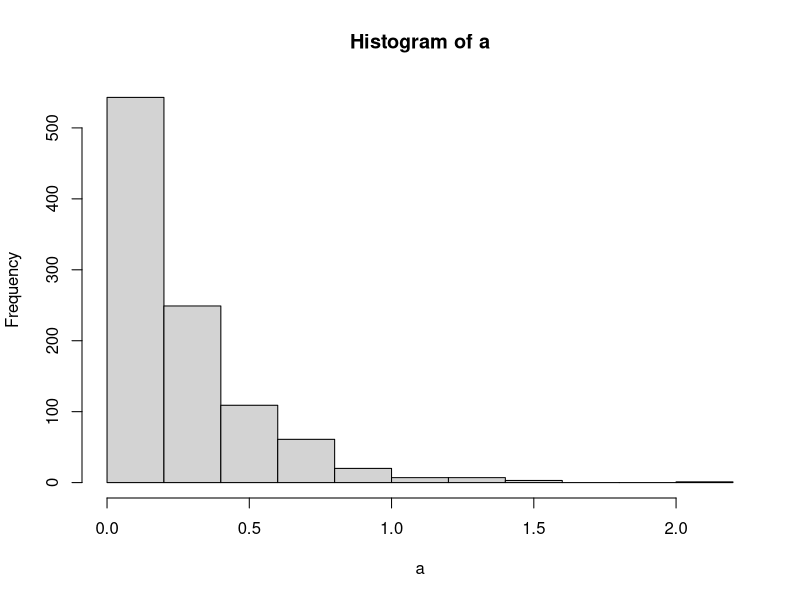
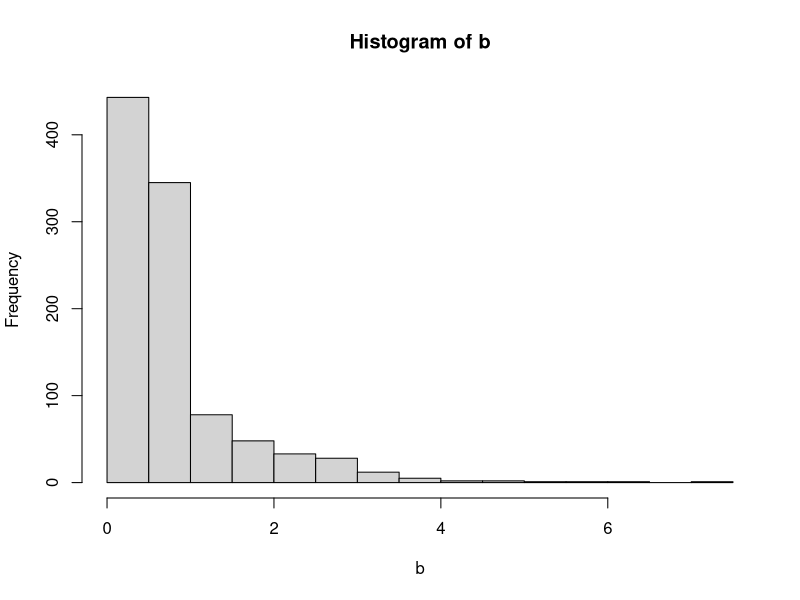
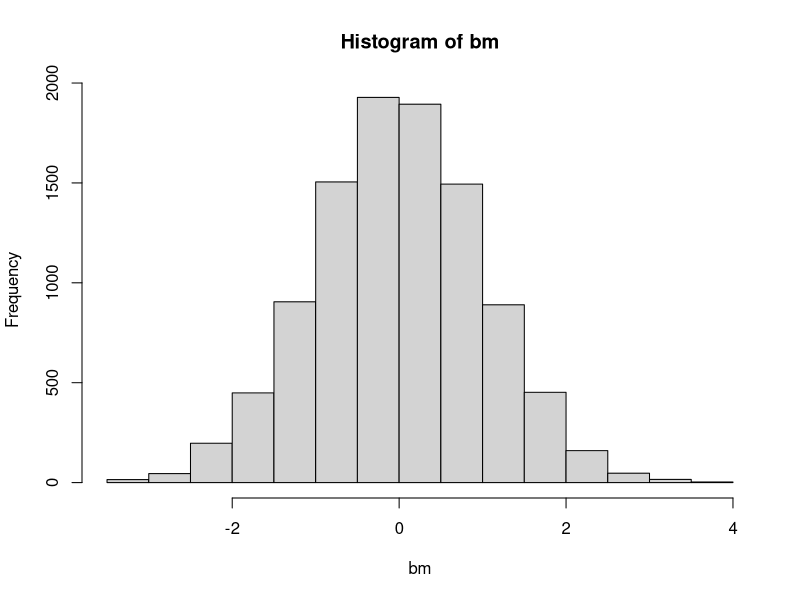

Source code (R) for these figures, in order:
## ---- chunk 1
knitr::opts_chunk$set(echo = TRUE)
## ---- chunk 2
# Function
samples_exp = function(rate, n){
  x = - log(runif(n)) / rate
  return(x)
}

# Check solution
rate = 4
n = 1000
a = samples_exp(rate, n)
hist(a)

mean_empirical = sum(a) / length(a)
mean_theoretical = 1 / rate
cat('Empirical mean:', mean_empirical)
cat('\nTheoretical mean:', mean_theoretical)

var_empirical = sum((a-mean_empirical)^2) / (length(a) - 1)
var_theoretical = 1 / rate^2
cat('\nEmpirical variance:', var_empirical)
cat('\nTheoretical variance:', var_theoretical)
## ---- chunk 3

samples_g = function(alpha, n) {
  c = alpha * exp(1) / (alpha + exp(1))
  u = runif(n)
  vec = rep(0, n)
  for(i in 1:length(u)){
    if(u[i]<= c/alpha) {vec[i] = (alpha * u[i] / c)^(1 / alpha)}
    else {vec[i] = -log(1/alpha + exp(-1) - u[i]/c)}
  }
  return(vec)
}

# Check solution
alpha = 0.8
c = alpha * exp(1) / (alpha + exp(1))
n = 1000
b = samples_g(alpha, n)
hist(b)

mean_emp = sum(b) / length(b)
mean_theo = c * (1/(alpha+1) + 2*exp(-1))
cat('Empirical mean:', mean_emp)
cat('\nTheoretical mean:', mean_theo)

var_emp = sum((b-mean_emp)^2) / (length(b)-1) 
var_theo = c * (1/(alpha+2) + 5*exp(-1)) - mean_theo^2
cat('\nEmpirical variance:', var_emp)
cat('\nTheoretical variance:', var_theo)
## ---- chunk 4

boxmuller = function(n) {
  u1 = runif(n)
  u2 = runif(n)
  r = sqrt(-2*log(u1))
  theta = 2*pi*u2
  x = r*cos(theta)
  #y = r*sin(theta)
  return(x)
}
bm = boxmuller(10000)
hist(bm)

mean_bm = sum(bm) / length(bm)
cat('Mean:', mean_bm)

var_bm = sum((bm-mean_bm)^2) / (length(bm)-1)
cat('\nVariance:', var_bm)
## ---- chunk 5
mult_normal = function(d, mu, sigma) {
  # mu must have length d, sigma dxd
  x = boxmuller(d)
  A = t(chol(sigma))  # lower triangular matrix
  y = mu + A %*% x    # y mult normal
  return(y)
}

# Check solution
mu = c(1,2)
sigma = cbind(c(1,0.5),c(0.5,1))

# Estimate mean and empirical variance
n = 1000
mu_est = rep(0,length(mu))
multnor.sample = matrix(NA,n,length(mu))
for(i in 1:n) {
  multnor = mult_normal(length(mu),mu,sigma)
  mu_est = mu_est + multnor
  multnor.sample[i,] = multnor
  }
mu_est = mu_est / n
mu_est

var(multnor.sample)

## ---- chunk 6
accprob = function(x,alpha) {
  if(x<1) {return(exp(-x))}
  else if(x>=1) {return(x^(alpha-1))}
}

gamma_rejsamp = function(n,alpha) {
  vec = rep(0,n)
  i = 1
  while(i<=n) {
    x = samples_g(alpha,1)
    u = runif(1)
    a = accprob(x,alpha)
    if(u<=a) {
      vec[i] = x
      i = i + 1
      }
  }
  return(vec)
}

alpha = 0.5
n = 10000
gamma.sample = gamma_rejsamp(n,alpha)
mean.emp = mean(gamma.sample)
mean.emp
mean.theo = alpha
mean.theo
var.emp = var(gamma.sample)
var.emp
var.theo = alpha
var.theo
